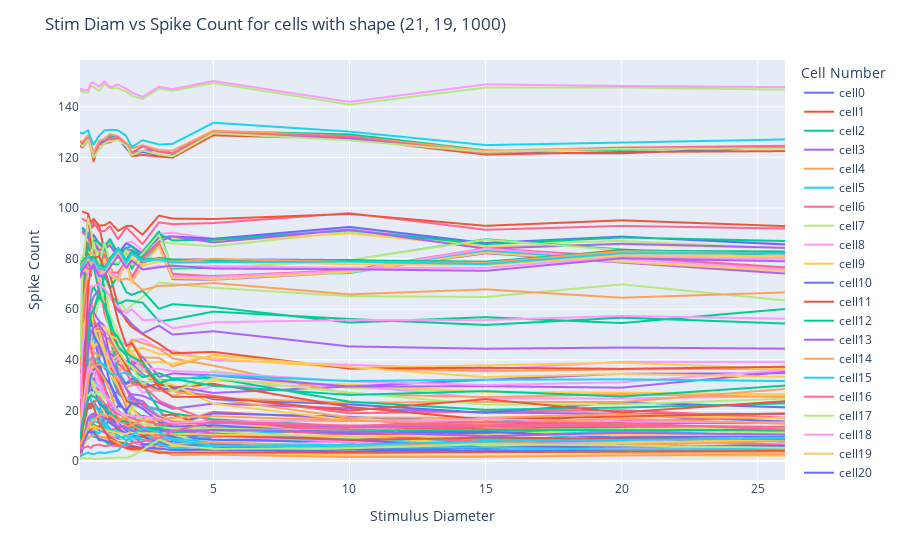

Notebook source saved alongside this figure:
### Code cell
import plotly.express as px

fig = px.line(datadf,datadf["Stimulus Diameter"], datadf["Spike Count"],color=datadf['Cell Number'])


# Add titles and labels
fig.update_layout(
    title='Stim Diam vs Spike Count for cells with shape (21, 19, 1000)',
    xaxis_title='Stimulus Diameter',
    yaxis_title='Spike Count',
    autosize = True,)
#    yaxis_type="log")

fig.show()
